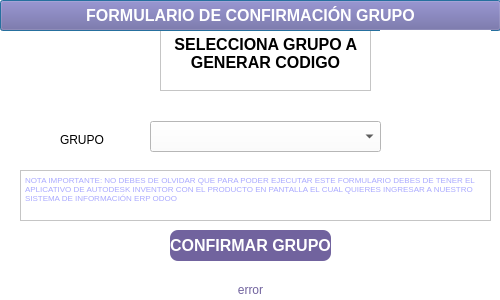
<?xml version="1.0" encoding="UTF-8"?>
<ui version="4.0">
 <class>FormularioGrupo</class>
 <widget class="QDialog" name="FormularioGrupo">
  <property name="geometry">
   <rect>
    <x>0</x>
    <y>0</y>
    <width>500</width>
    <height>300</height>
   </rect>
  </property>
  <property name="minimumSize">
   <size>
    <width>500</width>
    <height>300</height>
   </size>
  </property>
  <property name="maximumSize">
   <size>
    <width>500</width>
    <height>300</height>
   </size>
  </property>
  <property name="sizeIncrement">
   <size>
    <width>500</width>
    <height>300</height>
   </size>
  </property>
  <property name="baseSize">
   <size>
    <width>500</width>
    <height>300</height>
   </size>
  </property>
  <property name="windowTitle">
   <string>FORMULARIO DE CONFIRMACIÓN DE GRUPO</string>
  </property>
  <property name="toolTip">
   <string/>
  </property>
  <property name="accessibleName">
   <string/>
  </property>
  <property name="autoFillBackground">
   <bool>false</bool>
  </property>
  <property name="styleSheet">
   <string notr="true">background-color: rgb(255, 255, 255);</string>
  </property>
  <widget class="QLabel" name="label">
   <property name="geometry">
    <rect>
     <x>0</x>
     <y>30</y>
     <width>111</width>
     <height>81</height>
    </rect>
   </property>
   <property name="text">
    <string/>
   </property>
   <property name="pixmap">
    <pixmap>../LibImaOddo/LogoAutomateBlanco.jpg</pixmap>
   </property>
   <property name="scaledContents">
    <bool>true</bool>
   </property>
  </widget>
  <widget class="QComboBox" name="ComboBoxGrupo">
   <property name="geometry">
    <rect>
     <x>150</x>
     <y>121</y>
     <width>231</width>
     <height>31</height>
    </rect>
   </property>
   <property name="placeholderText">
    <string>Selecciona el grupo</string>
   </property>
   <item>
    <property name="text">
     <string>MATERIA PRIMA ENSAMBLE</string>
    </property>
   </item>
   <item>
    <property name="text">
     <string>PRE-ENSAMBLES</string>
    </property>
   </item>
   <item>
    <property name="text">
     <string>MATERIA PRIMA PROCESADA</string>
    </property>
   </item>
  </widget>
  <widget class="QLabel" name="label_8">
   <property name="geometry">
    <rect>
     <x>60</x>
     <y>130</y>
     <width>61</width>
     <height>21</height>
    </rect>
   </property>
   <property name="text">
    <string>&lt;html&gt;&lt;head/&gt;&lt;body&gt;&lt;p&gt;GRUPO&lt;/p&gt;&lt;/body&gt;&lt;/html&gt;</string>
   </property>
  </widget>
  <widget class="QTextEdit" name="textEdit">
   <property name="geometry">
    <rect>
     <x>20</x>
     <y>170</y>
     <width>471</width>
     <height>51</height>
    </rect>
   </property>
   <property name="acceptDrops">
    <bool>true</bool>
   </property>
   <property name="toolTip">
    <string/>
   </property>
   <property name="toolTipDuration">
    <number>-1</number>
   </property>
   <property name="inputMethodHints">
    <set>Qt::ImhNone</set>
   </property>
   <property name="lineWidth">
    <number>0</number>
   </property>
   <property name="undoRedoEnabled">
    <bool>false</bool>
   </property>
   <property name="readOnly">
    <bool>true</bool>
   </property>
   <property name="html">
    <string>&lt;!DOCTYPE HTML PUBLIC &quot;-//W3C//DTD HTML 4.0//EN&quot; &quot;http://www.w3.org/TR/REC-html40/strict.dtd&quot;&gt;
&lt;html&gt;&lt;head&gt;&lt;meta name=&quot;qrichtext&quot; content=&quot;1&quot; /&gt;&lt;meta charset=&quot;utf-8&quot; /&gt;&lt;style type=&quot;text/css&quot;&gt;
p, li { white-space: pre-wrap; }
hr { height: 1px; border-width: 0; }
li.unchecked::marker { content: &quot;\2610&quot;; }
li.checked::marker { content: &quot;\2612&quot;; }
&lt;/style&gt;&lt;/head&gt;&lt;body style=&quot; font-family:'Segoe UI'; font-size:9pt; font-weight:400; font-style:normal;&quot;&gt;
&lt;p style=&quot; margin-top:0px; margin-bottom:0px; margin-left:0px; margin-right:0px; -qt-block-indent:0; text-indent:0px;&quot;&gt;&lt;span style=&quot; font-size:6pt; color:#aaaaff;&quot;&gt;NOTA IMPORTANTE: NO DEBES DE OLVIDAR QUE PARA PODER EJECUTAR ESTE FORMULARIO DEBES DE TENER EL APLICATIVO DE AUTODESK INVENTOR CON EL PRODUCTO EN PANTALLA EL CUAL QUIERES INGRESAR A NUESTRO SISTEMA DE INFORMACIÓN ERP ODOO &lt;/span&gt;&lt;/p&gt;&lt;/body&gt;&lt;/html&gt;</string>
   </property>
  </widget>
  <widget class="QTextEdit" name="textEdit_2">
   <property name="geometry">
    <rect>
     <x>160</x>
     <y>30</y>
     <width>211</width>
     <height>61</height>
    </rect>
   </property>
   <property name="focusPolicy">
    <enum>Qt::WheelFocus</enum>
   </property>
   <property name="html">
    <string>&lt;!DOCTYPE HTML PUBLIC &quot;-//W3C//DTD HTML 4.0//EN&quot; &quot;http://www.w3.org/TR/REC-html40/strict.dtd&quot;&gt;
&lt;html&gt;&lt;head&gt;&lt;meta name=&quot;qrichtext&quot; content=&quot;1&quot; /&gt;&lt;meta charset=&quot;utf-8&quot; /&gt;&lt;style type=&quot;text/css&quot;&gt;
p, li { white-space: pre-wrap; }
hr { height: 1px; border-width: 0; }
li.unchecked::marker { content: &quot;\2610&quot;; }
li.checked::marker { content: &quot;\2612&quot;; }
&lt;/style&gt;&lt;/head&gt;&lt;body style=&quot; font-family:'Segoe UI'; font-size:9pt; font-weight:400; font-style:normal;&quot;&gt;
&lt;p align=&quot;center&quot; style=&quot; margin-top:0px; margin-bottom:0px; margin-left:0px; margin-right:0px; -qt-block-indent:0; text-indent:0px;&quot;&gt;&lt;span style=&quot; font-size:12pt; font-weight:700;&quot;&gt;SELECCIONA GRUPO A GENERAR CODIGO&lt;/span&gt;&lt;/p&gt;&lt;/body&gt;&lt;/html&gt;</string>
   </property>
  </widget>
  <widget class="QLabel" name="lblMensaje">
   <property name="geometry">
    <rect>
     <x>0</x>
     <y>280</y>
     <width>501</width>
     <height>20</height>
    </rect>
   </property>
   <property name="text">
    <string>&lt;html&gt;&lt;head/&gt;&lt;body&gt;&lt;p align=&quot;center&quot;&gt;&lt;span style=&quot; color:#71639e;&quot;&gt;error&lt;/span&gt;&lt;/p&gt;&lt;/body&gt;&lt;/html&gt;</string>
   </property>
   <property name="alignment">
    <set>Qt::AlignCenter</set>
   </property>
  </widget>
  <widget class="QPushButton" name="pushButton_2">
   <property name="geometry">
    <rect>
     <x>0</x>
     <y>0</y>
     <width>501</width>
     <height>31</height>
    </rect>
   </property>
   <property name="font">
    <font>
     <pointsize>12</pointsize>
     <bold>true</bold>
    </font>
   </property>
   <property name="cursor">
    <cursorShape>PointingHandCursor</cursorShape>
   </property>
   <property name="styleSheet">
    <string notr="true">background-color: rgb(113, 99, 158);
color: rgb(255, 255, 255);
</string>
   </property>
   <property name="text">
    <string>FORMULARIO DE CONFIRMACIÓN GRUPO</string>
   </property>
  </widget>
  <widget class="QPushButton" name="btnConfirmar">
   <property name="geometry">
    <rect>
     <x>170</x>
     <y>230</y>
     <width>161</width>
     <height>31</height>
    </rect>
   </property>
   <property name="font">
    <font>
     <pointsize>12</pointsize>
     <bold>true</bold>
    </font>
   </property>
   <property name="cursor">
    <cursorShape>PointingHandCursor</cursorShape>
   </property>
   <property name="styleSheet">
    <string notr="true">QPushButton{
background-color: rgb(113, 99, 158);
color: rgb(255, 255, 255);
border-radius:8px}

QPushButton:hover{	
	background-color: qconicalgradient(cx:0.5, cy:0.5, angle:0, stop:0 rgba(35, 40, 3, 255), stop:0.16 rgba(136, 106, 22, 255), stop:0.225 rgba(166, 140, 41, 255), stop:0.285 rgba(204, 181, 74, 255), stop:0.345 rgba(235, 219, 102, 255), stop:0.415 rgba(245, 236, 112, 255), stop:0.52 rgba(209, 190, 76, 255), stop:0.57 rgba(187, 156, 51, 255), stop:0.635 rgba(168, 142, 42, 255), stop:0.695 rgba(202, 174, 68, 255), stop:0.75 rgba(218, 202, 86, 255), stop:0.815 rgba(208, 187, 73, 255), stop:0.88 rgba(187, 156, 51, 255), stop:0.935 rgba(137, 108, 26, 255), stop:1 rgba(35, 40, 3, 255));
}
</string>
   </property>
   <property name="text">
    <string>CONFIRMAR GRUPO</string>
   </property>
  </widget>
  <widget class="QLabel" name="label_2">
   <property name="geometry">
    <rect>
     <x>380</x>
     <y>30</y>
     <width>111</width>
     <height>81</height>
    </rect>
   </property>
   <property name="text">
    <string/>
   </property>
   <property name="pixmap">
    <pixmap>../LibImaOddo/LogoAutomateBlanco.jpg</pixmap>
   </property>
   <property name="scaledContents">
    <bool>true</bool>
   </property>
  </widget>
 </widget>
 <resources>
  <include location="../LibImaOddo/logosOdooAutomate.qrc"/>
 </resources>
 <connections/>
</ui>
